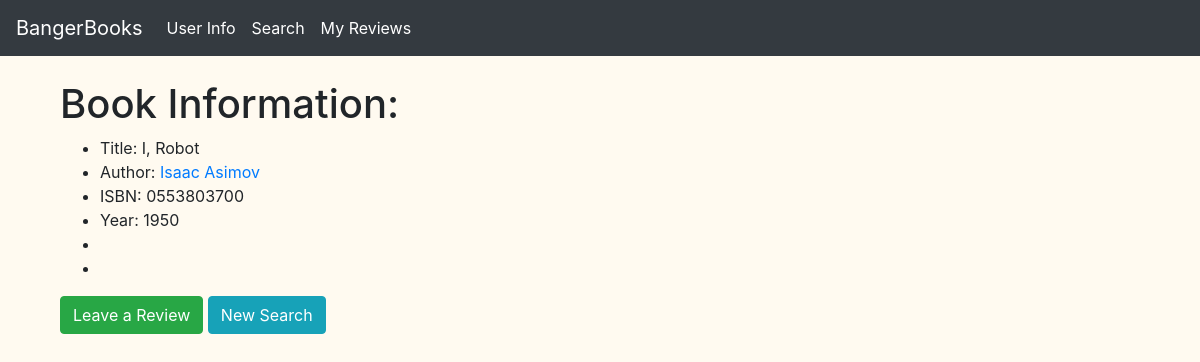
Screenshot of /search/book/4 with the database file from the repository.
### search/models.py (models this page shows, shortened)
class Book(models.Model):
    author_id = models.ForeignKey(Author, on_delete=models.CASCADE, related_name="books")
    title = models.TextField()
    isbn = models.TextField()
    year = models.IntegerField()

class Author(models.Model):
    name = models.TextField()

### search/views.py (the view)
# urls.py: path("book/<int:book_id>", views.book, name="book")
def book(request, book_id):
    this_book = Book.objects.get(pk=book_id)
    this_author = Author.objects.get(pk=this_book.author_id_id)
    return render(request, "search/book.html", {
        "book": this_book,
        "author": this_author
    })

### search/templates/search/book.html (shortened to what this page needs)
{% extends 'search/layouts.html' %}
{% block head %}
{% load static %}
{% endblock %}
{% block body %}
    <div class="container">
        <div class="col-lg-6 col-md-10 col-sm-12">
            <br>
            <h1>Book Information:</h1>
            <ul>
                <li>Title: {{ book.title }}</li>
                <li>Author:
                    <a href="{% url 'search:author' author.id %}">{{ author.name }}</a>
                </li>
                <li >ISBN: {{ book.isbn }}</li>
                <li>Year: {{ book.year }}</li>
                <li id='average_rating'></li>
                <li id='reviews_count'></li>
            </ul>
            <a class="btn btn-success" href="{% url 'review:new' book.id %}">Leave a Review</a>
            <a class="btn btn-info" href="{% url 'search:index' %}">New Search</a>
        </div>
    </div>
{% endblock %}

### static/css/bangerbooks.css (style rules this page uses)
body { background-color: floralwhite; }

### rows the page displays
Book: title "I, Robot", isbn "0553803700", year "1950"
Author: name "Isaac Asimov"
